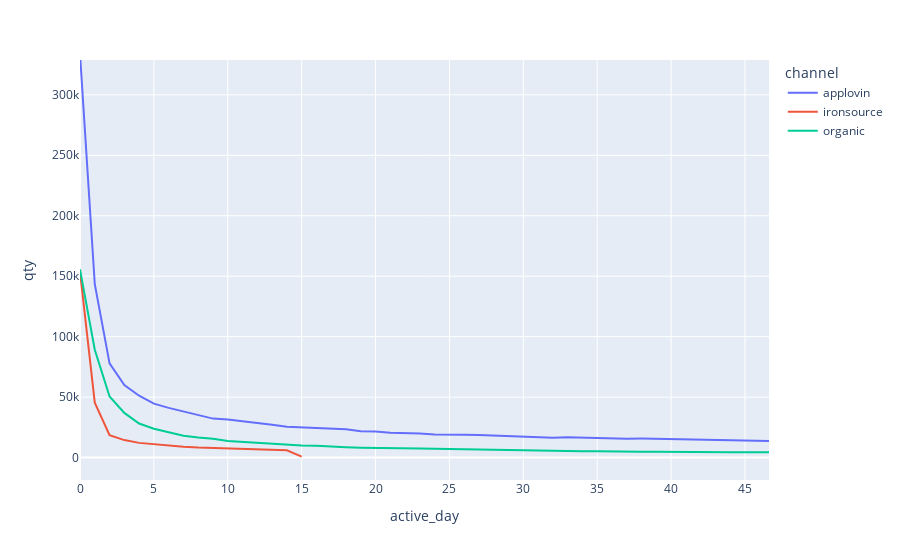

Notebook source saved alongside this figure:
### Code cell
px.line(df, x='active_day', y='qty', line_group='channel', color='channel')
#px.line(df, x='active_day', y='qty')

### Figure 1 — Plotly figure (JSON) as saved in the notebook; plotly's stock layout.template omitted (floating-point values rounded to 4 significant figures; data arrays with more than 128 entries replaced by an {"elided": "..."} marker saying what was removed)
{"data": [{"hovertemplate": "channel=applovin<br>active_day=%{x}<br>qty=%{y}<extra></extra>", "legendgroup": "applovin", "line": {"color": "#636efa", "dash": "solid"}, "marker": {"symbol": "circle"}, "mode": "lines", "name": "applovin", "orientation": "v", "showlegend": true, "type": "scatter", "x": {"elided": "350 int values"}, "xaxis": "x", "y": {"elided": "350 int values"}, "yaxis": "y"}, {"hovertemplate": "channel=ironsource<br>active_day=%{x}<br>qty=%{y}<extra></extra>", "legendgroup": "ironsource", "line": {"color": "#EF553B", "dash": "solid"}, "marker": {"symbol": "circle"}, "mode": "lines", "name": "ironsource", "orientation": "v", "showlegend": true, "type": "scatter", "x": [0, 1, 2, 3, 4, 5, 6, 7, 8, 9, 10, 11, 12, 13, 14, 15], "xaxis": "x", "y": [153812, 45388, 18525, 14462, 12151, 10951, 9907, 9033, 8277, 7809, 7489, 6919, 6781, 6357, 5982, 796], "yaxis": "y"}, {"hovertemplate": "channel=organic<br>active_day=%{x}<br>qty=%{y}<extra></extra>", "legendgroup": "organic", "line": {"color": "#00cc96", "dash": "solid"}, "marker": {"symbol": "circle"}, "mode": "lines", "name": "organic", "orientation": "v", "showlegend": true, "type": "scatter", "x": {"elided": "349 int values"}, "xaxis": "x", "y": {"elided": "349 int values"}, "yaxis": "y"}], "layout": {"autosize": true, "legend": {"title": {"text": "channel"}, "tracegroupgap": 0}, "margin": {"t": 60}, "xaxis": {"anchor": "y", "autorange": false, "domain": [0, 1], "range": [0, 46.62], "title": {"text": "active_day"}, "type": "linear"}, "yaxis": {"anchor": "x", "autorange": false, "domain": [0, 1], "range": [-18550.0, 328800.0], "title": {"text": "qty"}, "type": "linear"}}}
